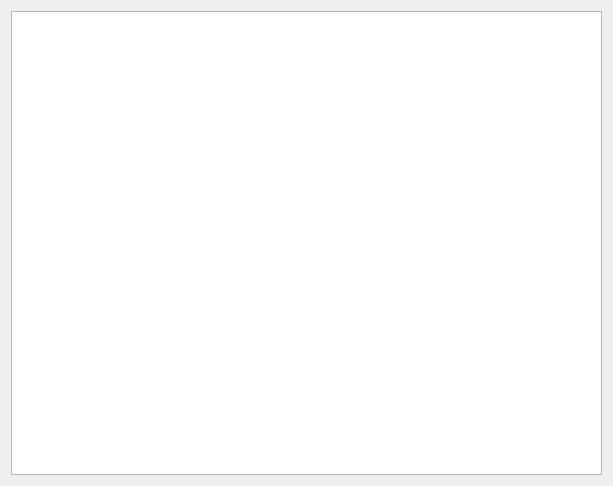
<?xml version="1.0" encoding="UTF-8"?>
<ui version="4.0">
 <class>Dialog</class>
 <widget class="QDialog" name="Dialog">
  <property name="geometry">
   <rect>
    <x>0</x>
    <y>0</y>
    <width>613</width>
    <height>486</height>
   </rect>
  </property>
  <property name="windowTitle">
   <string>Dialog</string>
  </property>
  <layout class="QVBoxLayout" name="verticalLayout">
   <item>
    <layout class="QHBoxLayout">
     <property name="spacing">
      <number>6</number>
     </property>
     <property name="leftMargin">
      <number>0</number>
     </property>
     <property name="topMargin">
      <number>0</number>
     </property>
     <property name="rightMargin">
      <number>0</number>
     </property>
     <property name="bottomMargin">
      <number>0</number>
     </property>
     <item>
      <widget class="QTextBrowser" name="textBrowser"/>
     </item>
    </layout>
   </item>
  </layout>
 </widget>
 <resources/>
 <connections/>
</ui>
